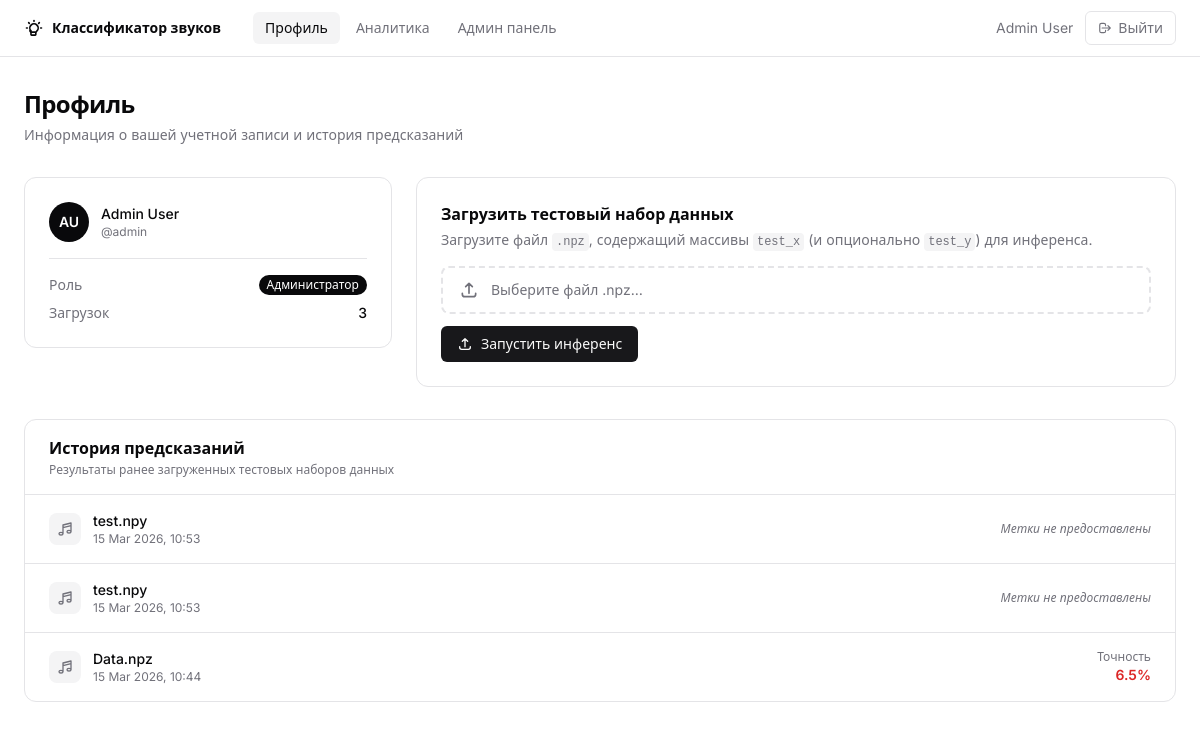
The app's page /profile (signed in), older data.
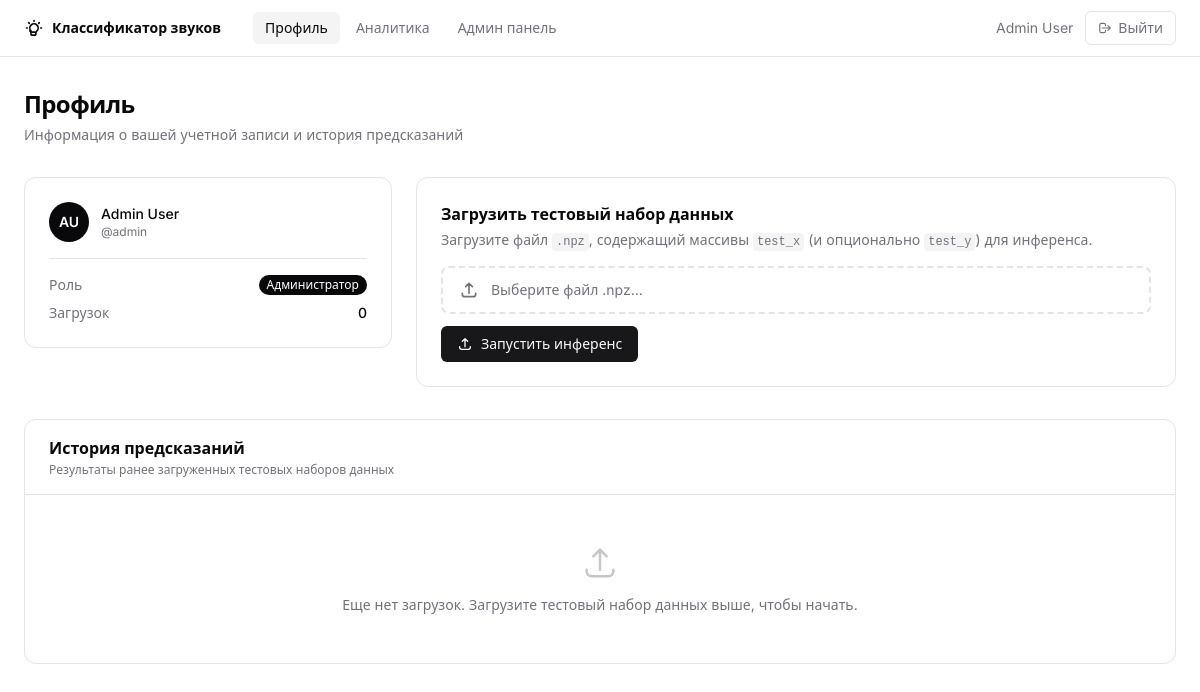
The same page, newer data.
### app/models.py (models this page shows)
class Prediction(db.Model):
    id = db.Column(db.Integer, primary_key=True)
    user_id = db.Column(db.Integer, db.ForeignKey('user.id'), nullable=False)
    filename = db.Column(db.String(200), nullable=False)
    accuracy = db.Column(db.Float, nullable=True)
    loss = db.Column(db.Float, nullable=True)
    timestamp = db.Column(db.DateTime, default=datetime.utcnow)
    results = db.Column(db.Text, nullable=True)
    user = db.relationship('User', backref=db.backref('predictions', lazy=True))

### app/routes.py (the view)
@bp.route('/profile')
@login_required
def profile():
    predictions = Prediction.query.filter_by(user_id=current_user.id).order_by(Prediction.timestamp.desc()).all()
    return render_template('profile.html', predictions=predictions)

### app/models.py (called while the page is built)
@login_manager.user_loader
def load_user(user_id):
    return User.query.get(int(user_id))

### templates/profile.html (shortened to what the changed rows need)
{% extends "base.html" %}
{% block content %}
<div class="space-y-8">
  <div>
    <h1 class="text-2xl font-semibold tracking-tight">Профиль</h1>
  </div>
  <div class="grid grid-cols-1 lg:grid-cols-3 gap-6">
    <div class="lg:col-span-1">
      <div class="bg-card border border-border rounded-xl p-6 space-y-4">
        <div class="border-t border-border pt-4 space-y-2">
          <div class="flex justify-between text-sm">
            <span class="text-muted-foreground">Загрузок</span>
            <span class="font-medium">{{ predictions | length }}</span>
          </div>
        </div>
      </div>
    </div>
    <div class="lg:col-span-2">
      <div class="bg-card border border-border rounded-xl p-6">
        <h2 class="font-semibold text-base mb-1">Загрузить тестовый набор данных</h2>
      </div>
    </div>
  </div>
  <div class="bg-card border border-border rounded-xl">
    <div class="px-6 py-4 border-b border-border">
      <h2 class="font-semibold text-base">История предсказаний</h2>
    </div>
    {% if predictions %}
    <div class="divide-y divide-border">
      {% for p in predictions %}
      <div class="px-6 py-4 flex items-center justify-between gap-4">
        <div class="flex items-center gap-3 min-w-0">
          <div class="w-8 h-8 rounded-lg bg-muted flex items-center justify-center shrink-0">
          </div>
          <div class="min-w-0">
            <p class="text-sm font-medium truncate">{{ p.filename }}</p>
            <p class="text-xs text-muted-foreground">{{ p.timestamp.strftime('%d %b %Y, %H:%M') }}</p>
          </div>
        </div>
        <div class="flex items-center gap-6 shrink-0">
          {% if p.accuracy is not none %}
          <div class="text-right">
            <p class="text-xs text-muted-foreground">Точность</p>
            <p class="text-sm font-semibold {% if p.accuracy >= 0.7 %}text-green-600{% elif p.accuracy >= 0.4 %}text-amber-600{% else %}text-red-600{% endif %}">
              {{ "%.1f"|format(p.accuracy * 100) }}%
            </p>
          </div>
          {% endif %}
          {% if p.accuracy is none and p.loss is none %}
          <span class="text-xs text-muted-foreground italic">Метки не предоставлены</span>
          {% endif %}
        </div>
      </div>
      {% endfor %}
    </div>
    {% else %}
    <div class="px-6 py-12 text-center">
      <svg class="w-10 h-10 text-muted-foreground/40 mx-auto mb-3" fill="none" stroke="currentColor" viewBox="0 0 24 24">
        <path stroke-linecap="round" stroke-linejoin="round" stroke-width="1.5" d="M4 16v1a3 3 0 003 3h10a3 3 0 003-3v-1m-4-8l-4-4m0 0L8 8m4-4v12"/>
      </svg>
      <p class="text-sm text-muted-foreground">Еще нет загрузок. Загрузите тестовый набор данных выше, чтобы начать.</p>
    </div>
    {% endif %}
  </div>
</div>
{% endblock %}

Row changes from the older to the newer data that the page shows:
removed Prediction: filename "test.npy", timestamp "15 Mar 2026, 10:53", shows "Метки не предоставлены"
removed Prediction: filename "test.npy", timestamp "15 Mar 2026, 10:53", shows "Метки не предоставлены"
removed Prediction: filename "Data.npz", timestamp "15 Mar 2026, 10:44", p.accuracy*100 "6.5"
Text that changed along with them:
{{ predictions | length }}: "3" → "0"
text now shown: "Еще нет загрузок. Загрузите тестовый набор данных выше, чтобы начать."
